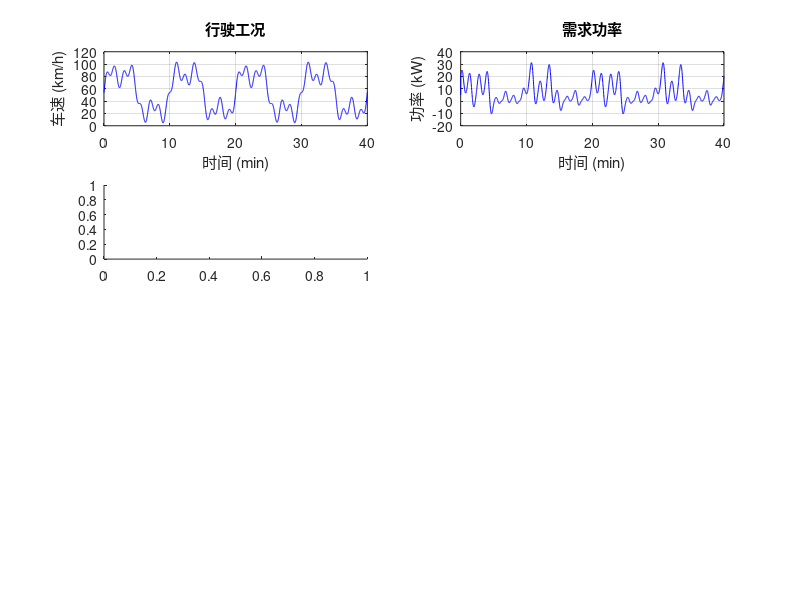

Recreate this plot in MATLAB. (Note: this script raises an error after producing the figure.)
%% 混合动力能量管理策略对比
% 功能：恒温器策略 vs 功率跟随策略的油耗、SOC、发电次数对比
% 兼容版本：MATLAB R2016b

clc; close all;

%% 车辆参数
m = 2000;                    % 整车质量 [kg]
Cd = 0.32;                   % 风阻系数
Af = 2.3;                    % 迎风面积 [m^2]
rho = 1.225;                 % 空气密度 [kg/m^3]
f = 0.012;                   % 滚动阻力系数
g = 9.81;                    % 重力加速度 [m/s^2]
rw = 0.33;                   % 车轮半径 [m]

%% 动力系统参数
P_mot_max = 120000;          % 电机最大功率 [W]
P_gen_max = 60000;           % 发电机最大功率 [W]
Q_bat = 40;                  % 电池容量 [Ah]
V_bat = 350;                 % 电池电压 [V]
SOC_min = 0.25;              % SOC下限
SOC_max = 0.85;              % SOC上限
SOC_init = 0.50;             % 初始SOC

%% 工况定义
dt = 1.0;                    % 仿真步长 [s]
Tt = 2400;                   % 仿真时长 [s]
t = (0:dt:Tt)';              % 时间向量
nn = length(t);

% 需求功率工况
v_ms = max(15 + 10*sin(2*pi*t/600) + 5*sin(2*pi*t/200) + 3*sin(2*pi*t/80), 0);

%% 计算需求功率
P_dem = zeros(nn,1);
for i = 1:nn
    ai = (i>1)*(v_ms(i)-v_ms(max(i-1,1)))/dt;
    P_dem(i) = max((0.5*rho*Cd*Af*v_ms(i)^2 + f*m*g + m*ai)*rw * v_ms(i)/rw, -P_mot_max);
end

%% 策略1：恒温器策略
P_gen1 = zeros(nn,1); SOC1 = SOC_init*ones(nn,1);

%% 策略2：功率跟随策略
P_gen2 = zeros(nn,1); SOC2 = SOC_init*ones(nn,1);
SOC_c = 0.55;                % 目标SOC中心
SOC_b = 0.05;                % SOC死区宽度

%% 仿真主循环
for i = 2:nn
    % 策略1：恒温器——SOC低于下限时开启发电机，高于上限时关闭
    if SOC1(i-1)<SOC_min, P_gen1(i)=P_gen_max;
    elseif SOC1(i-1)>SOC_max, P_gen1(i)=0;
    else, P_gen1(i)=P_gen1(i-1); end
    SOC1(i) = SOC1(i-1) + (P_gen1(i)-P_dem(i-1))*dt/(V_bat*Q_bat*3600);
    SOC1(i) = max(0.05, min(0.95, SOC1(i)));

    % 策略2：功率跟随——根据SOC和需求功率动态调整发电功率
    if SOC2(i-1)<SOC_c-SOC_b, Ps = P_dem(i-1)+0.3*P_gen_max;
    elseif SOC2(i-1)>SOC_c+SOC_b, Ps = max(0, P_dem(i-1)*0.5);
    else, Ps = P_dem(i-1); end
    Ps = max(0, min(Ps, P_gen_max));
    if Ps>0 && Ps<15000, Ps = 15000; end    % 最小发电功率阈值
    P_gen2(i) = Ps;
    SOC2(i) = SOC2(i-1) + (P_gen2(i)-P_dem(i-1))*dt/(V_bat*Q_bat*3600);
    SOC2(i) = max(0.05, min(0.95, SOC2(i)));
end

%% 计算油耗
fuel_rate = 0.23;            % 发电机燃油消耗率 [L/kWh]
f1 = sum(P_gen1)*dt/3600/1000*fuel_rate;
f2 = sum(P_gen2)*dt/3600/1000*fuel_rate;
dist = sum(v_ms*dt)/1000;

%% 输出结果
fprintf('===== 混合动力能量管理策略对比 =====\n');
fprintf('行驶距离: %.1f km\n', dist);
fprintf('%-18s %-15s %-15s\n', '指标', '恒温器策略', '功率跟随策略');
fprintf('%-18s %-15.1f %-15.1f\n', '油耗/100km (L)', f1/dist*100, f2/dist*100);
fprintf('%-18s %-15.2f %-15.2f\n', '终止SOC', SOC1(end), SOC2(end));
fprintf('%-18s %-15d %-15d\n', '发电次数', sum(diff(P_gen1>0)~=0), sum(diff(P_gen2>0)~=0));

%% 绘图
figure('Position', [50 50 1000 700]);

subplot(4,2,1);
plot(t/60, v_ms*3.6, 'b-');
xlabel('时间 (min)'); ylabel('车速 (km/h)');
grid on; title('行驶工况');

subplot(4,2,2);
plot(t/60, P_dem/1000, 'b-');
xlabel('时间 (min)'); ylabel('功率 (kW)');
grid on; title('需求功率');

subplot(4,2,3);
yyaxis left; plot(t/60, SOC1*100, 'b-'); ylabel('SOC (%)');
yyaxis right; plot(t/60, P_gen1/1000, 'r-'); ylabel('发电机功率 (kW)');
xlabel('时间 (min)'); grid on; title('恒温器策略');

subplot(4,2,4);
yyaxis left; plot(t/60, SOC2*100, 'b-'); ylabel('SOC (%)');
yyaxis right; plot(t/60, P_gen2/1000, 'r-'); ylabel('发电机功率 (kW)');
xlabel('时间 (min)'); grid on; title('功率跟随策略');

subplot(4,2,5);
plot(t/60, cumsum(P_gen1)*dt/3600/1000, 'r-', t/60, cumsum(P_gen2)*dt/3600/1000, 'b-');
xlabel('时间 (min)'); ylabel('累计发电量 (kWh)');
legend('恒温器', '功率跟随'); grid on; title('累计发电量');

subplot(4,2,6);
scatter(P_dem/1000, P_gen1/1000, 3, 'r'); hold on;
scatter(P_dem/1000, P_gen2/1000, 3, 'b');
xlabel('需求功率 (kW)'); ylabel('发电机功率 (kW)');
legend('恒温器', '功率跟随'); grid on; title('功率分布');

subplot(4,2,7:8);
bar([f1, f2; f1/dist*100, f2/dist*100]');
set(gca, 'XTickLabel', {'恒温器', '功率跟随'});
legend('总油耗 (L)', '百公里油耗'); title('油耗对比');
